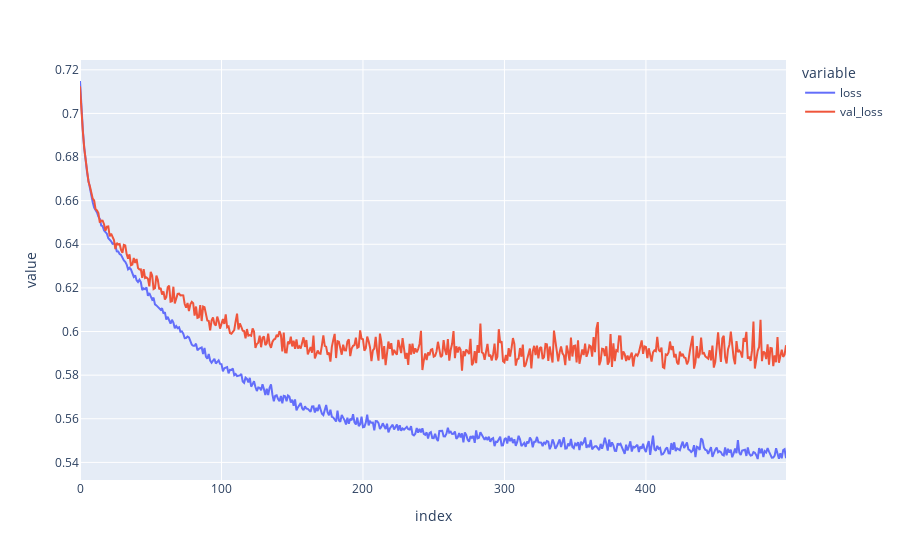

The code cell stored with this chart in its notebook:
### Code cell
fig = px.line({'loss': loss_graph, 'val_loss': val_loss_graph})
fig.show()

### Figure 1 — Plotly figure (JSON) as saved in the notebook; plotly's stock layout.template omitted (floating-point values rounded to 4 significant figures; data arrays with more than 128 entries replaced by an {"elided": "..."} marker saying what was removed)
{"data": [{"hovertemplate": "variable=loss<br>index=%{x}<br>value=%{y}<extra></extra>", "legendgroup": "loss", "line": {"color": "#636efa", "dash": "solid"}, "marker": {"symbol": "circle"}, "mode": "lines", "name": "loss", "orientation": "v", "showlegend": true, "type": "scatter", "x": {"elided": "500 int values"}, "xaxis": "x", "y": {"elided": "500 float values"}, "yaxis": "y"}, {"hovertemplate": "variable=val_loss<br>index=%{x}<br>value=%{y}<extra></extra>", "legendgroup": "val_loss", "line": {"color": "#EF553B", "dash": "solid"}, "marker": {"symbol": "circle"}, "mode": "lines", "name": "val_loss", "orientation": "v", "showlegend": true, "type": "scatter", "x": {"elided": "500 int values"}, "xaxis": "x", "y": {"elided": "500 float values"}, "yaxis": "y"}], "layout": {"legend": {"title": {"text": "variable"}, "tracegroupgap": 0}, "margin": {"t": 60}, "xaxis": {"anchor": "y", "domain": [0, 1], "title": {"text": "index"}}, "yaxis": {"anchor": "x", "domain": [0, 1], "title": {"text": "value"}}}}
